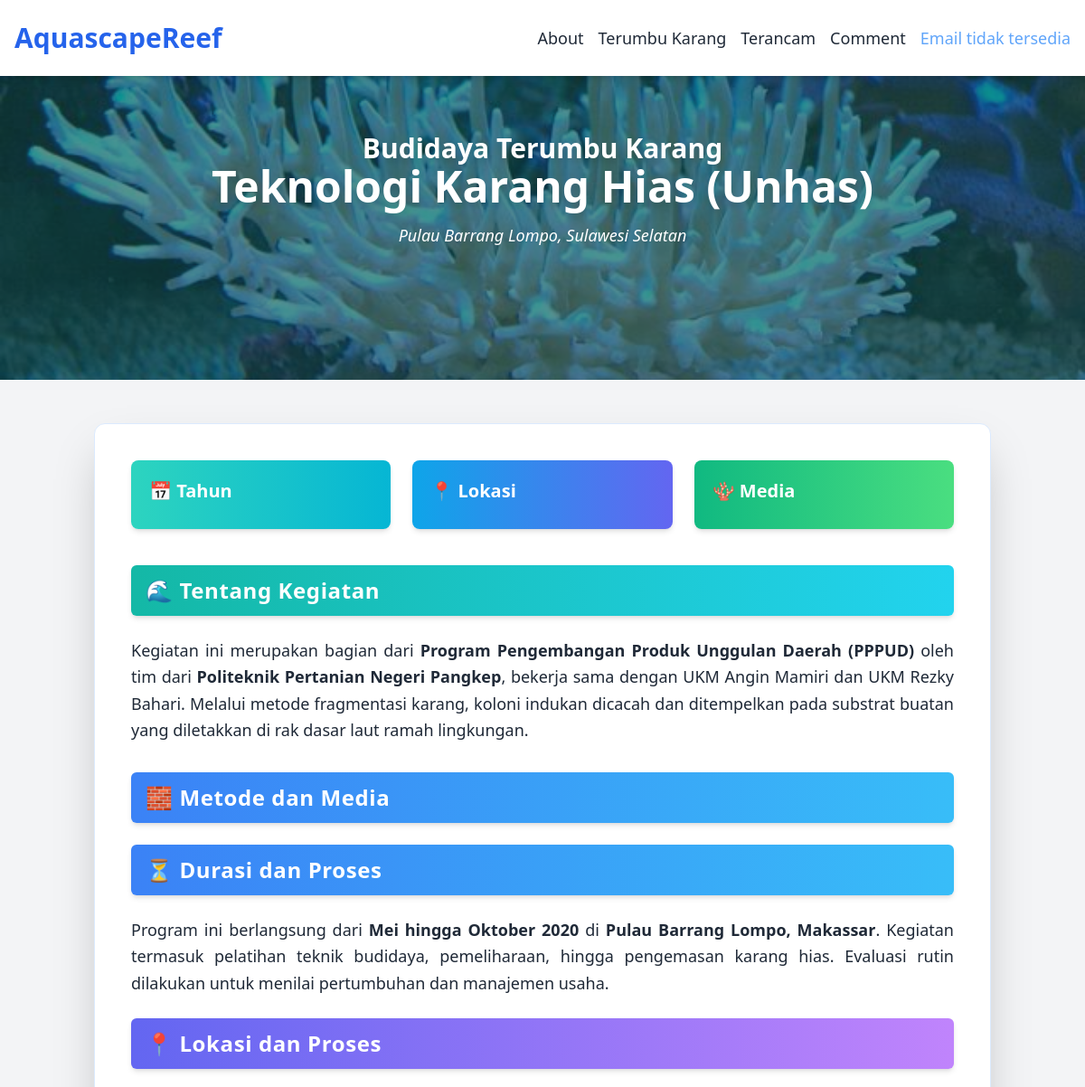
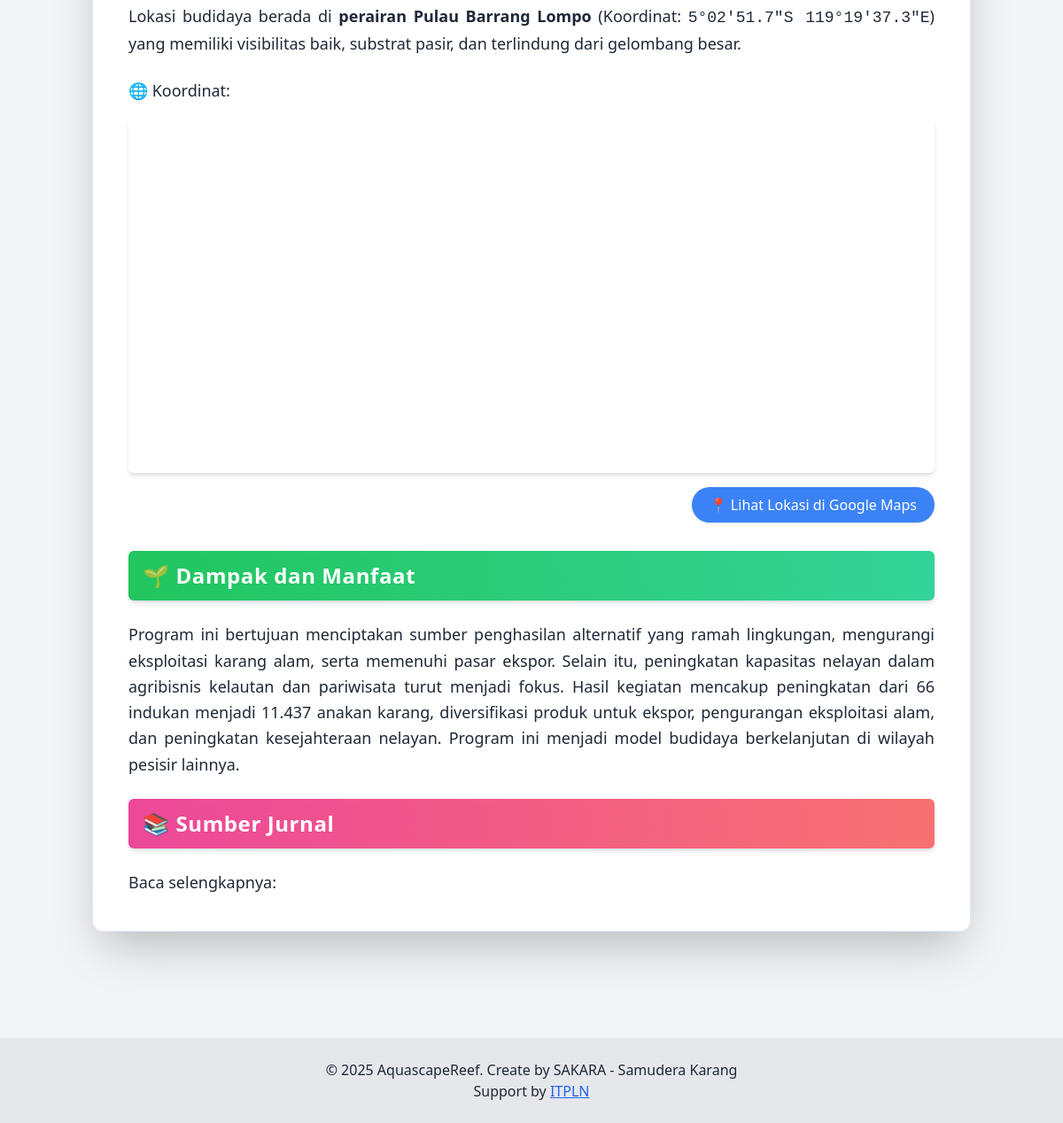
Page /detail_budidaya_terumbu.php?cid=3 (signed in) on the committed database (2 pictures, top to bottom).
### tables this page shows
CREATE TABLE `cultivations` (
  `id` int(11) NOT NULL,
  `title` varchar(50) NOT NULL,
  `tagline` varchar(100) DEFAULT NULL,
  `desc_small` text DEFAULT NULL,
  `x_tahun` varchar(50) DEFAULT NULL,
  `x_lokasi` varchar(50) DEFAULT NULL,
  `x_media` varchar(50) DEFAULT NULL,
  `tentang_html` text DEFAULT NULL,
  `metode_media_html` text DEFAULT NULL,
  `lokasi_proses_html` text DEFAULT NULL,
  `lokasi_proses_coordinate_txt` varchar(50) DEFAULT NULL,
  `lokasi_proses_iframe_url` varchar(100) DEFAULT NULL,
  `dampak_manfaat_html` text DEFAULT NULL,
  `sumber_jurnal_txt` text DEFAULT NULL,
  `sumber_jurnal_url` varchar(100) DEFAULT NULL,
  `durasi_proses_html` text DEFAULT NULL,
  PRIMARY KEY (`id`)
);

### _data_cultivations.php (called while the page is built)
<?php
include '_util_koneksi.php';
$id = $_GET['cid'] ?? '';
$cultivations = [];
if ($id == '') {
  $stmt = $conn->prepare("SELECT id, title, desc_small FROM cultivations");
  $stmt->execute();
  $result = $stmt->get_result();
  while ($row = $result->fetch_assoc()) {
    $cultivations[] = $row;
  }
} else {
  $stmt = $conn->prepare("SELECT * FROM cultivations WHERE id = ?");
  $stmt->bind_param("s", $id);
  $stmt->execute();
  $result = $stmt->get_result();
  while ($row = $result->fetch_assoc()) {
    $cultivations[] = $row;
  }
}

### detail_budidaya_terumbu.php (the view, shortened to what this page needs)
<?php
include "_data_cultivations.php";
$cul = $cultivations[0];
?>
<!DOCTYPE html>
<html lang="id">
<head>
  <?php include '_layout_headscript.php' ?>
</head>
<body id="top" class="bg-gray-100 text-gray-800 font-sans">
  <?php include '_layout_navbar.php' ?>
  <div class="absolute top-0 left-0 w-full h-full -z-10 overflow-hidden">
  </div>
  <header class="relative w-full h-[420px] bg-cover bg-center text-white flex items-center justify-center" style="background-image: url('karang.jpg');">
    <div class="absolute inset-0 bg-teal-900/60"></div>
    <div class="relative z-10 text-center px-4">
      <h1 class="text-2xl md:text-3xl font-bold drop-shadow-lg">Budidaya Terumbu Karang</h1>
      <h3 class="text-4xl md:text-5xl font-bold drop-shadow-lg"><?= $cul['title'] ?></h3>
      <p class="mt-4 text-lg italic drop-shadow-sm"><?= $cul['tagline'] ?></p>
    </div>
  </header>
  <main class="pt-12 pb-20 px-4 max-w-5xl mx-auto">
    <div class="bg-white p-6 md:p-10 shadow-2xl rounded-xl border border-blue-100 animate-fadeIn">
      <div class="grid grid-cols-1 md:grid-cols-3 gap-6 mb-10">
        <?php if ($cul['x_tahun'] !== ""): ?>
          <div class="bg-gradient-to-r from-teal-400 to-cyan-500 rounded-lg text-white p-5 shadow-md">
            <h3 class="text-xl font-bold mb-2">📅 Tahun</h3>
          </div>
        <?php endif ?>
        <?php if ($cul['x_lokasi'] !== ""): ?>
          <div class="bg-gradient-to-r from-sky-500 to-indigo-500 rounded-lg text-white p-5 shadow-md">
            <h3 class="text-xl font-bold mb-2">📍 Lokasi</h3>
          </div>
        <?php endif ?>
        <?php if ($cul['x_media'] !== ""): ?>
          <div class="bg-gradient-to-r from-emerald-500 to-green-400 rounded-lg text-white p-5 shadow-md">
            <h3 class="text-xl font-bold mb-2">🪸 Media</h3>
          </div>
        <?php endif ?>
      </div>
      <div class="mb-6 rounded-md bg-gradient-to-r from-teal-500 to-cyan-400 px-4 py-3 shadow-md">
        <h2 class="text-white text-2xl font-bold tracking-wide animate-bounce">🌊 Tentang Kegiatan</h2>
      </div>
      <div class="text-lg leading-relaxed text-justify mb-8">
        <?= $cul['tentang_html'] ?>
      </div>
      <div class="mb-6 rounded-md bg-gradient-to-r from-blue-500 to-sky-400 px-4 py-3 shadow-md">
        <h2 class="text-white text-2xl font-bold tracking-wide">🧱 Metode dan Media</h2>
      </div>
      <div class="mb-6 rounded-md bg-gradient-to-r from-blue-500 to-sky-400 px-4 py-3 shadow-md">
        <h2 class="text-white text-2xl font-bold tracking-wide">⏳ Durasi dan Proses</h2>
      </div>
      <div class="text-lg leading-relaxed text-justify mb-6">
        <?= $cul['durasi_proses_html'] ?? "" ?>
      </div>
      <div class="mb-6 rounded-md bg-gradient-to-r from-indigo-500 to-purple-400 px-4 py-3 shadow-md">
        <h2 class="text-white text-2xl font-bold tracking-wide">📍 Lokasi dan Proses</h2>
      </div>
      <div class="text-lg leading-relaxed text-justify mb-6">
        <?= $cul['lokasi_proses_html'] ?>
      </div>
      <p class="text-lg mb-4">
        🌐 Koordinat: <code><?= $cul['lokasi_proses_coordinate_txt'] ?></code>
      </p>
      <div class="mb-4">
        <iframe src="<?= $cul['lokasi_proses_iframe_url'] ?>" width="100%" height="400" style="border:0;" allowfullscreen="" loading="lazy" class="rounded-md shadow-md transition-transform hover:scale-[1.01]"></iframe>
      </div>
      <div class="mb-8 text-right">
        <a href="<?= explode("&", $cul["lokasi_proses_iframe_url"])[0] ?>" target="_blank" class="inline-block bg-blue-500 text-white px-5 py-2 rounded-full shadow hover:bg-blue-600 transition">📍 Lihat Lokasi di Google Maps</a>
      </div>
      <div class="mb-6 rounded-md bg-gradient-to-r from-green-500 to-emerald-400 px-4 py-3 shadow-md">
        <h2 class="text-white text-2xl font-bold tracking-wide">🌱 Dampak dan Manfaat</h2>
      </div>
      <p class="text-lg leading-relaxed text-justify mb-6">
        <?= $cul['dampak_manfaat_html'] ?>
      </p>
      <div class="mb-6 rounded-md bg-gradient-to-r from-pink-500 to-red-400 px-4 py-3 shadow-md">
        <h2 class="text-white text-2xl font-bold tracking-wide">📚 Sumber Jurnal</h2>
      </div>
      <p class="text-lg leading-relaxed text-justify">
        Baca selengkapnya:
      </p>
    </div>
  </main>
  <?php include "_layout_footer.php" ?>
</body>
</html>

### rows in the picture
cultivations: title "Teknologi Karang Hias (Unhas)", tagline "Pulau Barrang Lompo, Sulawesi Selatan", tentang_html "Kegiatan ini merupakan bagian dari Program Pengembangan Produk Unggulan Daerah (PPPUD) oleh tim dari Politeknik Pertanian Negeri Pangkep , bekerja sama dengan UKM Angin Mamiri dan UKM Rezky Bahari. Melalui metode fragmentasi karang, koloni indukan dicacah dan ditempelkan pada substrat buatan yang diletakkan di rak dasar laut ramah lingkungan.", durasi_proses_html "Program ini berlangsung dari Mei hingga Oktober 2020 di Pulau Barrang Lompo, Makassar . Kegiatan termasuk pelatihan teknik budidaya, pemeliharaan, hingga pengemasan karang hias. Evaluasi rutin dilakukan untuk menilai pertumbuhan dan manajemen usaha.", lokasi_proses_html "Lokasi budidaya berada di perairan Pulau Barrang Lompo (Koordinat: 5°02'51.7\"S 119°19'37.3\"E ) yang memiliki visibilitas baik, substrat pasir, dan terlindung dari gelombang besar.", dampak_manfaat_html "Program ini bertujuan menciptakan sumber penghasilan alternatif yang ramah lingkungan, mengurangi eksploitasi karang alam, serta memenuhi pasar ekspor. Selain itu, peningkatan kapasitas nelayan dalam agribisnis kelautan dan pariwisata turut menjadi fokus. Hasil kegiatan mencakup peningkatan dari 66 indukan menjadi 11.437 anakan karang, diversifikasi produk untuk ekspor, pengurangan eksploitasi alam, dan peningkatan kesejahteraan nelayan. Program ini menjadi model budidaya berkelanjutan di wilayah pesisir lainnya."

### other values in the picture
$_SESSION['user']['name'] "Email tidak tersedia"
